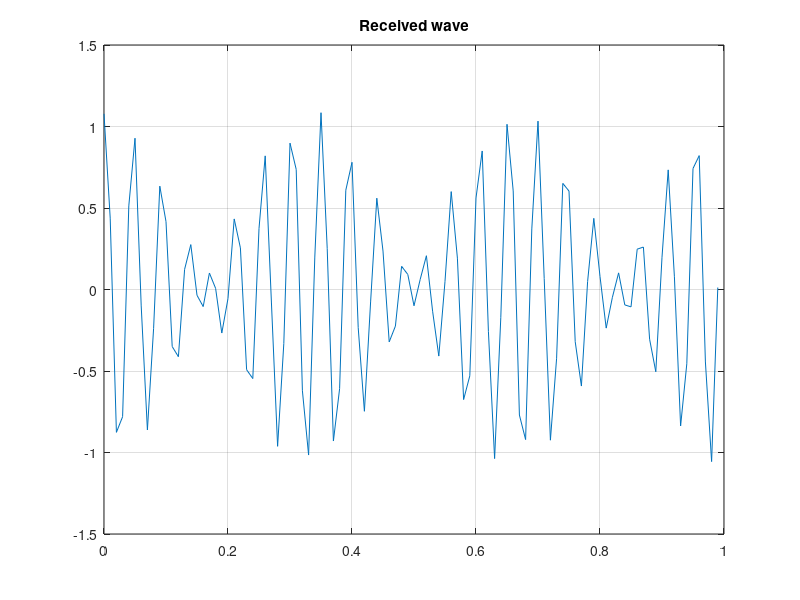

The MATLAB source for this figure:
t_start = 0;
t_end = 1;
fc = 5;
fs = 100;
C = 3e8;
P = 2 / C;
beta = 0.3;

t = t_start: 1/fs: t_end-1/fs;
alpha1 = 0.5;
R1 = 250e3;
v1 = 180 / 3.6;
fd1 = beta * v1;
td1 = P * R1;

alpha2 = 0.6;
R2 = 200e3;
v2 = 216 / 3.6;
fd2 = beta * v2;
td2 = P * R2;

x_received = alpha1 * cos(2 * pi * (fd1 + fc) * (t - td1)) + alpha2 * cos(2 * pi * (fd2 + fc) * (t - td2));
figure;
plot(t, x_received);
title("Received wave")
grid on

fourier = fftshift(fft(x_received));
[pks, locs] = findpeaks(abs(fourier));
[pks, idx] = sort(pks, 'descend');
locs = locs(idx);
fds = zeros(1, 2);
tds = zeros(1, 2);
phase = angle(fourier);

for i = 1:2
    fds(i) = abs(locs(2*i) - fs/2 - 1) - fc;
    tds(i) = abs(phase(locs(2*i))) / (2 * pi * (fds(i) + fc));
end
vs = zeros(1, 2);
Rs = zeros(1, 2);
for i = 1:2
    vs(i) = fds(i) / beta;
    Rs(i) = tds(i) / P;
end
fprintf("R(1) = %f(km), v(1) = %f(km/h)\n", Rs(1) / 1000, vs(1) * 3.6);
fprintf("R(2) = %f(km), v(2) = %f(km/h)\n", Rs(2) / 1000, vs(2) * 3.6);